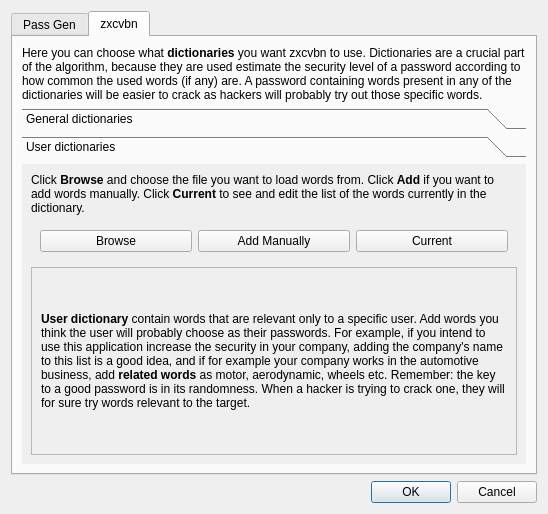
<?xml version="1.0" encoding="UTF-8"?>
<ui version="4.0">
 <class>PreferencesDialog</class>
 <widget class="QDialog" name="PreferencesDialog">
  <property name="geometry">
   <rect>
    <x>0</x>
    <y>0</y>
    <width>548</width>
    <height>514</height>
   </rect>
  </property>
  <property name="windowTitle">
   <string>Dialog</string>
  </property>
  <layout class="QVBoxLayout" name="verticalLayout">
   <item>
    <widget class="QTabWidget" name="tabWidget">
     <property name="currentIndex">
      <number>1</number>
     </property>
     <widget class="QWidget" name="PassGens">
      <attribute name="title">
       <string>Pass Gen</string>
      </attribute>
      <layout class="QGridLayout" name="gridLayout_3">
       <item row="0" column="1">
        <widget class="QToolBox" name="toolBox">
         <property name="currentIndex">
          <number>1</number>
         </property>
         <widget class="QWidget" name="general">
          <property name="geometry">
           <rect>
            <x>0</x>
            <y>0</y>
            <width>508</width>
            <height>333</height>
           </rect>
          </property>
          <attribute name="label">
           <string>General</string>
          </attribute>
          <layout class="QGridLayout" name="gridLayout_5">
           <item row="0" column="0">
            <widget class="QLabel" name="label_4">
             <property name="text">
              <string>Choose Password Generator to use</string>
             </property>
            </widget>
           </item>
           <item row="0" column="1">
            <widget class="QComboBox" name="cb_gens">
             <item>
              <property name="text">
               <string>PwGen</string>
              </property>
             </item>
             <item>
              <property name="text">
               <string>pwqgen</string>
              </property>
             </item>
             <item>
              <property name="text">
               <string>Custom</string>
              </property>
             </item>
             <item>
              <property name="text">
               <string>None</string>
              </property>
             </item>
            </widget>
           </item>
           <item row="1" column="0" colspan="2">
            <widget class="QLineEdit" name="le_customGen"/>
           </item>
          </layout>
         </widget>
         <widget class="QWidget" name="pwgen">
          <property name="geometry">
           <rect>
            <x>0</x>
            <y>0</y>
            <width>508</width>
            <height>333</height>
           </rect>
          </property>
          <attribute name="label">
           <string>PwGen: Generate Pronounceable Passwords </string>
          </attribute>
          <layout class="QGridLayout" name="gridLayout">
           <item row="5" column="0">
            <widget class="QCheckBox" name="cb_noCap">
             <property name="text">
              <string/>
             </property>
            </widget>
           </item>
           <item row="3" column="6">
            <widget class="ClickableLabel" name="l_noNum">
             <property name="text">
              <string>Don't include numbers in the generated passwords. </string>
             </property>
             <property name="wordWrap">
              <bool>true</bool>
             </property>
            </widget>
           </item>
           <item row="0" column="6">
            <layout class="QHBoxLayout" name="horizontalLayout">
             <item>
              <widget class="QLabel" name="label_10">
               <property name="text">
                <string>Password Length</string>
               </property>
              </widget>
             </item>
             <item>
              <widget class="QLineEdit" name="le_pwgenLen">
               <property name="sizePolicy">
                <sizepolicy hsizetype="Minimum" vsizetype="Fixed">
                 <horstretch>0</horstretch>
                 <verstretch>0</verstretch>
                </sizepolicy>
               </property>
               <property name="whatsThis">
                <string notr="true"/>
               </property>
               <property name="text">
                <string>16</string>
               </property>
              </widget>
             </item>
            </layout>
           </item>
           <item row="3" column="0">
            <widget class="QCheckBox" name="cb_noNum">
             <property name="text">
              <string/>
             </property>
            </widget>
           </item>
           <item row="7" column="0">
            <widget class="QCheckBox" name="cb_1num">
             <property name="text">
              <string/>
             </property>
            </widget>
           </item>
           <item row="8" column="0">
            <widget class="QCheckBox" name="cb_1cap">
             <property name="text">
              <string/>
             </property>
            </widget>
           </item>
           <item row="13" column="0">
            <widget class="QCheckBox" name="cb_1spec">
             <property name="text">
              <string/>
             </property>
            </widget>
           </item>
           <item row="10" column="0">
            <widget class="QCheckBox" name="cb_noAmb">
             <property name="text">
              <string/>
             </property>
            </widget>
           </item>
           <item row="13" column="6">
            <widget class="ClickableLabel" name="l_1spec">
             <property name="text">
              <string>Include at least one special character in the password.</string>
             </property>
            </widget>
           </item>
           <item row="10" column="6">
            <widget class="ClickableLabel" name="l_noAmb">
             <property name="text">
              <string>&lt;html&gt;&lt;head/&gt;&lt;body&gt;&lt;p&gt;Don't use characters that could be confused by the user when printed, such as 'l' and '1', or '0' or 'O'. This reduces significantly the quality of the passwords. It may be useful for users who have bad vision.&lt;/p&gt;&lt;/body&gt;&lt;/html&gt;</string>
             </property>
             <property name="wordWrap">
              <bool>true</bool>
             </property>
            </widget>
           </item>
           <item row="5" column="6">
            <widget class="ClickableLabel" name="l_noCap">
             <property name="text">
              <string>Don't bother to include any capital letters in the generated passwords. </string>
             </property>
             <property name="wordWrap">
              <bool>true</bool>
             </property>
            </widget>
           </item>
           <item row="12" column="0">
            <widget class="QCheckBox" name="cb_noVow">
             <property name="text">
              <string/>
             </property>
            </widget>
           </item>
           <item row="2" column="6">
            <widget class="ClickableLabel" name="l_random">
             <property name="text">
              <string>&lt;html&gt;&lt;head/&gt;&lt;body&gt;&lt;p&gt;Generate &lt;span style=&quot; font-weight:600;&quot;&gt;completely random&lt;/span&gt;, hard-to-memorize passwords. These should only be used for machine passwords, since otherwise it's almost guaranteed that users will simply write the password on a piece of paper taped to the monitor&lt;/p&gt;&lt;/body&gt;&lt;/html&gt;</string>
             </property>
             <property name="wordWrap">
              <bool>true</bool>
             </property>
            </widget>
           </item>
           <item row="2" column="0">
            <widget class="QCheckBox" name="cb_random">
             <property name="text">
              <string/>
             </property>
            </widget>
           </item>
           <item row="12" column="6">
            <widget class="ClickableLabel" name="l_noVow">
             <property name="text">
              <string>Generate random passwords that do not contain vowels or numbers that might be mistaken for vowels. It provides less secure passwords to allow system administrators to not have to worry with random passwords accidentally contain offensive substrings</string>
             </property>
             <property name="wordWrap">
              <bool>true</bool>
             </property>
            </widget>
           </item>
           <item row="8" column="6">
            <widget class="ClickableLabel" name="l_1cap">
             <property name="text">
              <string>Include at least one capital letter in the password</string>
             </property>
            </widget>
           </item>
           <item row="7" column="6">
            <widget class="ClickableLabel" name="l_1num">
             <property name="text">
              <string>Include at least one number in the password.</string>
             </property>
            </widget>
           </item>
          </layout>
         </widget>
         <widget class="QWidget" name="pcw">
          <property name="geometry">
           <rect>
            <x>0</x>
            <y>0</y>
            <width>100</width>
            <height>30</height>
           </rect>
          </property>
          <attribute name="label">
           <string>Page 2</string>
          </attribute>
         </widget>
        </widget>
       </item>
      </layout>
     </widget>
     <widget class="QWidget" name="zxcvbn">
      <attribute name="title">
       <string>zxcvbn</string>
      </attribute>
      <layout class="QVBoxLayout" name="verticalLayout_2">
       <item>
        <widget class="QLabel" name="label">
         <property name="sizePolicy">
          <sizepolicy hsizetype="Preferred" vsizetype="Preferred">
           <horstretch>0</horstretch>
           <verstretch>0</verstretch>
          </sizepolicy>
         </property>
         <property name="text">
          <string>&lt;html&gt;&lt;head/&gt;&lt;body&gt;&lt;p&gt;Here you can choose what &lt;span style=&quot; font-weight:600;&quot;&gt;dictionaries&lt;/span&gt; you want zxcvbn to use. Dictionaries are a crucial part of the algorithm, because they are used estimate the security level of a password according to how common the used words (if any) are. A password containing words present in any of the dictionaries will be easier to crack as hackers will probably try out those specific words.&lt;/p&gt;&lt;/body&gt;&lt;/html&gt;</string>
         </property>
         <property name="wordWrap">
          <bool>true</bool>
         </property>
         <property name="margin">
          <number>0</number>
         </property>
        </widget>
       </item>
       <item>
        <widget class="QToolBox" name="dicts">
         <property name="currentIndex">
          <number>1</number>
         </property>
         <widget class="QWidget" name="General">
          <property name="geometry">
           <rect>
            <x>0</x>
            <y>0</y>
            <width>508</width>
            <height>281</height>
           </rect>
          </property>
          <attribute name="label">
           <string>General dictionaries</string>
          </attribute>
          <layout class="QVBoxLayout" name="verticalLayout_3">
           <item>
            <widget class="QLabel" name="label_3">
             <property name="text">
              <string>&lt;html&gt;&lt;head/&gt;&lt;body&gt;&lt;p&gt;Click the &lt;span style=&quot; font-weight:600;&quot;&gt;Browse&lt;/span&gt; button to choose the dictionaries to use. Then click &lt;span style=&quot; font-weight:600;&quot;&gt;Generate&lt;/span&gt; to build the required structures. (It may take a while, depending on the dictionaries size). Click &lt;span style=&quot; font-weight:600;&quot;&gt;Current&lt;/span&gt; to see dictionaries in use.&lt;/p&gt;&lt;/body&gt;&lt;/html&gt;</string>
             </property>
             <property name="wordWrap">
              <bool>true</bool>
             </property>
            </widget>
           </item>
           <item>
            <widget class="QWidget" name="widget_2" native="true">
             <layout class="QHBoxLayout" name="horizontalLayout_2">
              <item>
               <widget class="QPushButton" name="pb_genBrowse">
                <property name="text">
                 <string>Browse</string>
                </property>
               </widget>
              </item>
              <item>
               <widget class="QPushButton" name="pb_genGen">
                <property name="text">
                 <string>Generate</string>
                </property>
               </widget>
              </item>
              <item>
               <widget class="QPushButton" name="pb_genCurrent">
                <property name="text">
                 <string>Current</string>
                </property>
               </widget>
              </item>
             </layout>
            </widget>
           </item>
           <item>
            <widget class="QScrollArea" name="scrollArea">
             <property name="widgetResizable">
              <bool>true</bool>
             </property>
             <widget class="QWidget" name="scrollAreaWidgetContents">
              <property name="geometry">
               <rect>
                <x>0</x>
                <y>0</y>
                <width>474</width>
                <height>318</height>
               </rect>
              </property>
              <layout class="QVBoxLayout" name="verticalLayout_4">
               <item>
                <widget class="QLabel" name="label_2">
                 <property name="text">
                  <string>&lt;html&gt;&lt;head/&gt;&lt;body&gt;&lt;p&gt;&lt;span style=&quot; font-weight:600;&quot;&gt;General dictionaries&lt;/span&gt; contain a large number of words that are useful for all users. Examples of these type of dictionaries are: &lt;/p&gt;&lt;p&gt;List of most common words in a given language&lt;/p&gt;&lt;p&gt;List of common names and lastnames&lt;/p&gt;&lt;p&gt;List of popular words because of tv or films&lt;/p&gt;&lt;p&gt;List of popular (and unsafe) passwords&lt;/p&gt;&lt;p&gt;As the dictionary files (.txt) are pretty large, the algorithm does not read from them directly. Instead, a &lt;span style=&quot; font-weight:600;&quot;&gt;DicNodes &lt;/span&gt;array is generated, using the tool dict-generate.&lt;br/&gt;To add your own dictionaries, please make sure they are saved as plain-text, (.txt UTF-8), and store them into the DICTS directory. The file must have one word per line, with the first word being the most common one. So for instance, in the English dictionary the first word is &amp;quot;the&amp;quot; and the last one is &amp;quot;surma&amp;quot;. This is important as it is used to calculate the security of your password. A password containing the word surma is far more secure that one containing the word &amp;quot;the&amp;quot;.&lt;/p&gt;&lt;/body&gt;&lt;/html&gt;</string>
                 </property>
                 <property name="wordWrap">
                  <bool>true</bool>
                 </property>
                </widget>
               </item>
              </layout>
              <zorder>label_2</zorder>
              <zorder>pb_genGen</zorder>
              <zorder>pb_genBrowse</zorder>
              <zorder>pb_genGen</zorder>
             </widget>
            </widget>
           </item>
          </layout>
         </widget>
         <widget class="QWidget" name="User">
          <property name="geometry">
           <rect>
            <x>0</x>
            <y>0</y>
            <width>508</width>
            <height>281</height>
           </rect>
          </property>
          <attribute name="label">
           <string>User dictionaries</string>
          </attribute>
          <layout class="QVBoxLayout" name="verticalLayout_5">
           <item>
            <widget class="QLabel" name="label_5">
             <property name="text">
              <string>&lt;html&gt;&lt;head/&gt;&lt;body&gt;&lt;p&gt;Click &lt;span style=&quot; font-weight:600;&quot;&gt;Browse&lt;/span&gt; and choose the file you want to load words from. Click &lt;span style=&quot; font-weight:600;&quot;&gt;Add&lt;/span&gt; if you want to add words manually. Click &lt;span style=&quot; font-weight:600;&quot;&gt;Current&lt;/span&gt; to see and edit the list of the words currently in the dictionary.&lt;/p&gt;&lt;/body&gt;&lt;/html&gt;</string>
             </property>
             <property name="wordWrap">
              <bool>true</bool>
             </property>
            </widget>
           </item>
           <item>
            <widget class="QWidget" name="widget" native="true">
             <layout class="QHBoxLayout" name="horizontalLayout_3">
              <item>
               <widget class="QPushButton" name="pb_userBrowse">
                <property name="text">
                 <string>Browse</string>
                </property>
               </widget>
              </item>
              <item>
               <widget class="QPushButton" name="pb_userMan">
                <property name="text">
                 <string>Add Manually</string>
                </property>
               </widget>
              </item>
              <item>
               <widget class="QPushButton" name="pb_userCurrent">
                <property name="text">
                 <string>Current</string>
                </property>
               </widget>
              </item>
             </layout>
            </widget>
           </item>
           <item>
            <widget class="QScrollArea" name="scrollArea_2">
             <property name="widgetResizable">
              <bool>true</bool>
             </property>
             <widget class="QWidget" name="scrollAreaWidgetContents_2">
              <property name="geometry">
               <rect>
                <x>0</x>
                <y>0</y>
                <width>488</width>
                <height>163</height>
               </rect>
              </property>
              <layout class="QVBoxLayout" name="verticalLayout_6">
               <item>
                <widget class="QLabel" name="label_6">
                 <property name="text">
                  <string>&lt;html&gt;&lt;head/&gt;&lt;body&gt;&lt;p&gt;&lt;span style=&quot; font-weight:600;&quot;&gt;User dictionary &lt;/span&gt;contain words that are relevant only to a specific user. Add words you think the user will probably choose as their passwords. For example, if you intend to use this application increase the security in your company, adding the company's name to this list is a good idea, and if for example your company works in the automotive business, add &lt;span style=&quot; font-weight:600;&quot;&gt;related words&lt;/span&gt; as motor, aerodynamic, wheels etc. Remember: the key to a good password is in its randomness. When a hacker is trying to crack one, they will for sure try words relevant to the target.&lt;/p&gt;&lt;/body&gt;&lt;/html&gt;</string>
                 </property>
                 <property name="wordWrap">
                  <bool>true</bool>
                 </property>
                </widget>
               </item>
              </layout>
             </widget>
            </widget>
           </item>
          </layout>
         </widget>
        </widget>
       </item>
      </layout>
     </widget>
    </widget>
   </item>
   <item>
    <widget class="QDialogButtonBox" name="buttonBox">
     <property name="orientation">
      <enum>Qt::Horizontal</enum>
     </property>
     <property name="standardButtons">
      <set>QDialogButtonBox::Cancel|QDialogButtonBox::Ok</set>
     </property>
    </widget>
   </item>
  </layout>
 </widget>
 <customwidgets>
  <customwidget>
   <class>ClickableLabel</class>
   <extends>QLabel</extends>
   <header>clickablelabel.h</header>
  </customwidget>
 </customwidgets>
 <resources/>
 <connections>
  <connection>
   <sender>buttonBox</sender>
   <signal>rejected()</signal>
   <receiver>PreferencesDialog</receiver>
   <slot>reject()</slot>
   <hints>
    <hint type="sourcelabel">
     <x>316</x>
     <y>260</y>
    </hint>
    <hint type="destinationlabel">
     <x>286</x>
     <y>274</y>
    </hint>
   </hints>
  </connection>
 </connections>
</ui>
